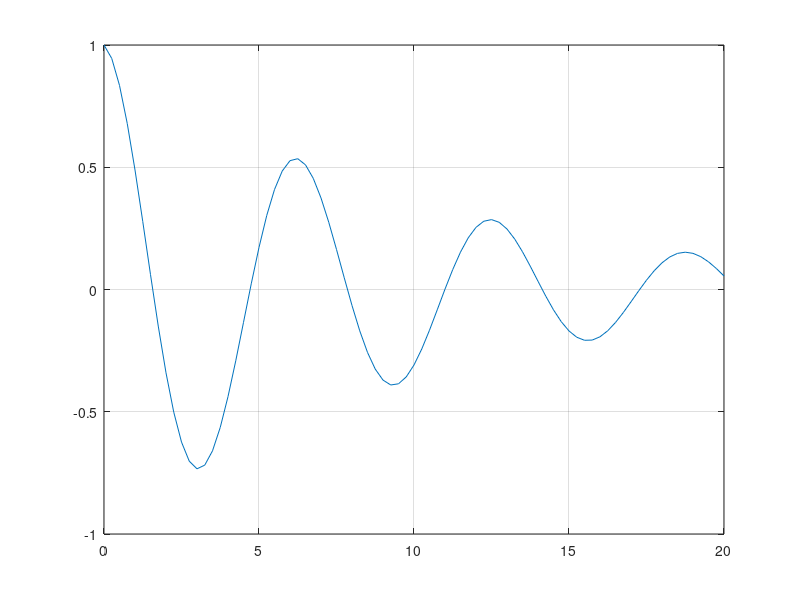
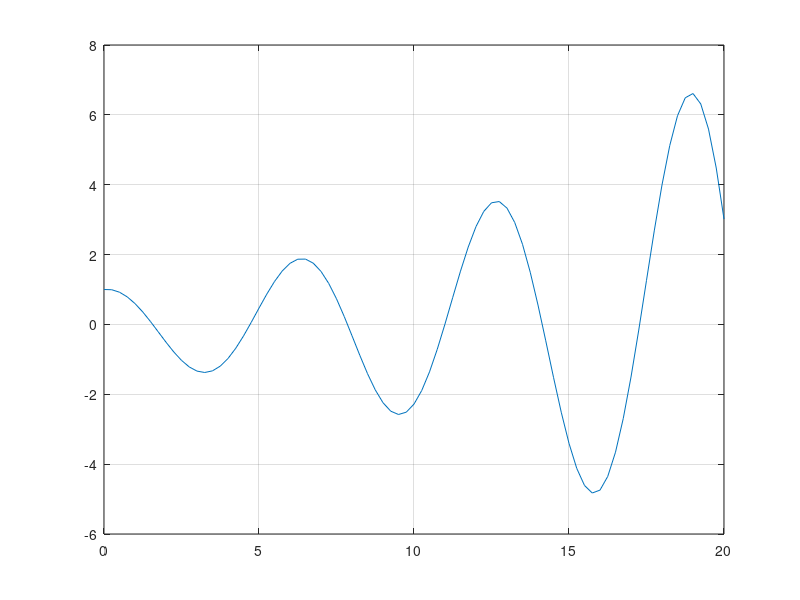

MATLAB code to generate these figures, in order:
ts = 0.25; #periodo
t = 0:ts:20;
xt = cos(t).*exp(-0.1*(t));  #funcao
xi = cos(t).*exp(-0.1*(-1*t));  #transformacao
plot(t,xt), grid on;
figure;
plot(t,xi), grid on;